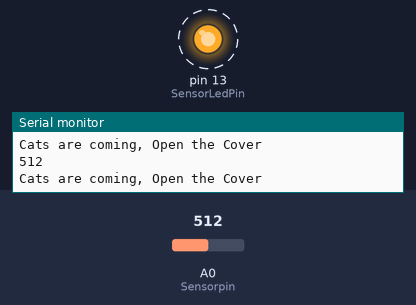
A sketch run on a simulated Arduino Uno, built with avr-gcc and run on an emulated ATmega328P. On the bench: output pins drawn as LEDs (lit = HIGH), the last lines printed to the serial monitor. Dashed ring = blinking. The inputs (shaded band) are chosen by the test bench; at power-on: A0 (Sensorpin) = 512.

Above: at 0.95 s.
1.3 s: A0 (Sensorpin) set to 744
4.3 s: A0 (Sensorpin) set to 763
At 4.7 s:
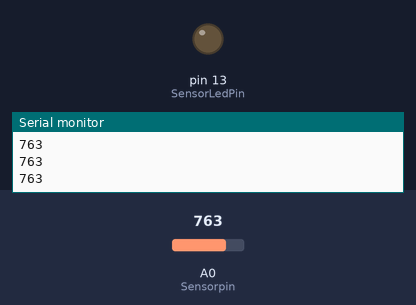
5.8 s: A0 (Sensorpin) set to 740
At 5.96 s:
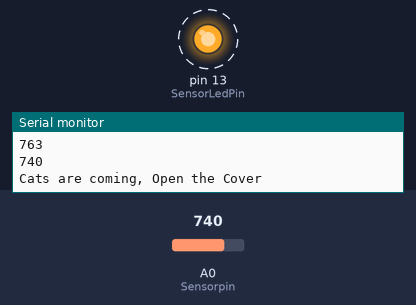
8.8 s: A0 (Sensorpin) set to 760
At 9.7 s:
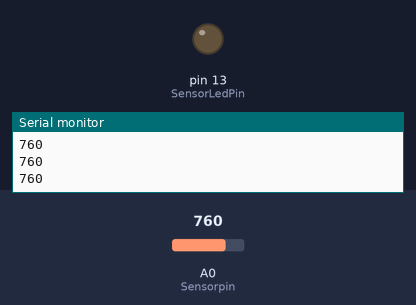
Timing chart, 0 to 11.4 s (numbered marks = the images above; inputs shaded):
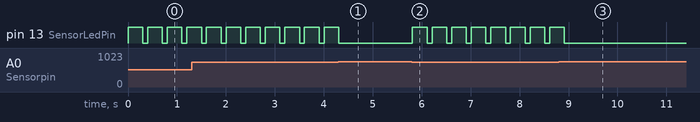

The sketch:

CatFood01.ino
```cpp
#define Sensorpin A0
#define Sensorlimit 750
#define SensorLedPin 13

void setup() {
  // initialize serial communication at 9600 bits per second:
  pinMode(SensorLedPin,OUTPUT) ;
  Serial.begin(9600);
}

// the loop routine runs over and over again forever:
void loop() {
  // read the input on analog pin 0:
  int sensorValue = analogRead(Sensorpin);
  // print out the value you read:
  Serial.println(sensorValue);
  if (sensorValue <= Sensorlimit)
      {
         Serial.println("Cats are coming, Open the Cover");
         digitalWrite(SensorLedPin,HIGH);
        delay(300);        // delay in between reads for stability
      }
         digitalWrite(SensorLedPin,LOW);
    delay(100);
}
```

Measured:
- the behaviour switches between 750 and 751 on A0 (Sensorpin) (found by bisection; images 0 and 1)
- after the input at 4.3 s, pin 13 (SensorLedPin): goes on until 4.3 s, then stays LOW
- after the input at 5.8 s, pin 13 (SensorLedPin): alternates HIGH for 0.30 s and LOW for 0.10 s, starting at once
- after the input at 8.8 s, pin 13 (SensorLedPin): goes on until 8.9 s, then stays LOW
- by itself, pin 13 (SensorLedPin): alternates HIGH for 0.30 s and LOW for 0.10 s
